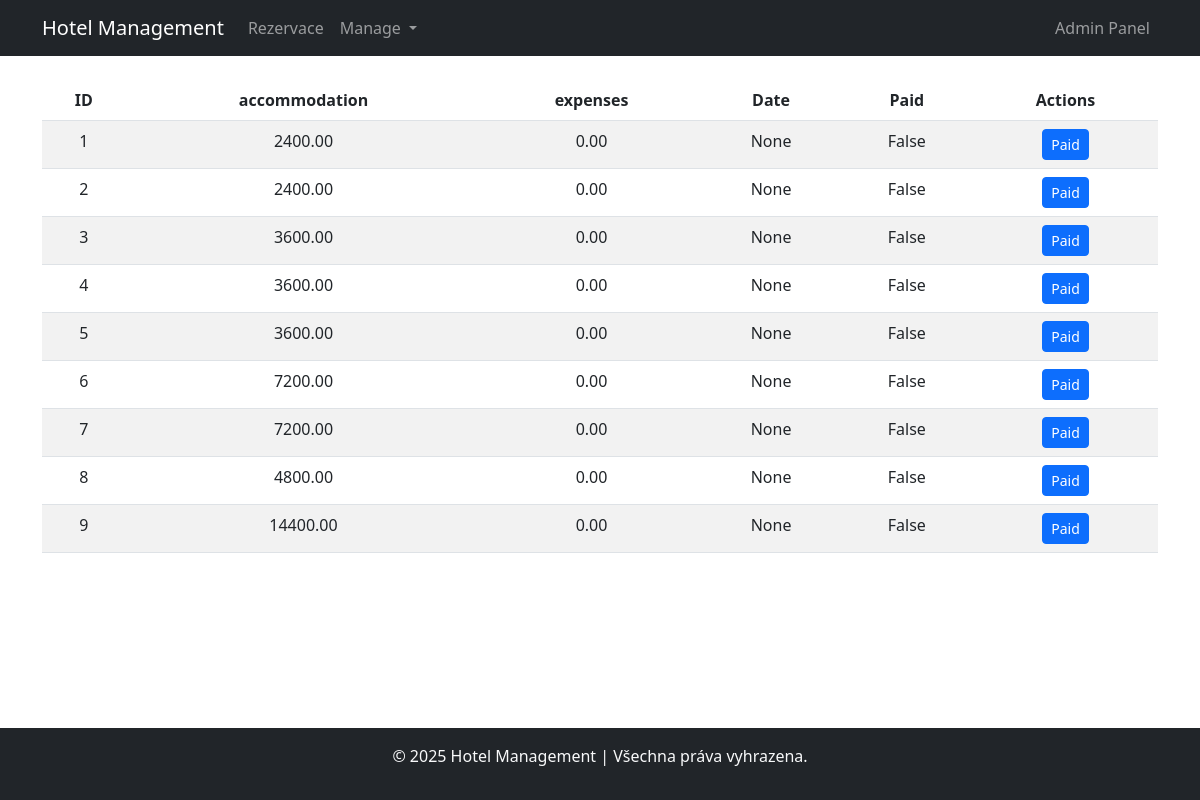
The app's page /payment_management/ with its own data.
### blog/models.py (models this page shows)
class Payment(models.Model):
    payment_id = models.AutoField(primary_key=True)
    total_accommodation = models.DecimalField(max_digits=10, decimal_places=2)
    total_expenses = models.DecimalField(max_digits=10, decimal_places=2)
    payment_date = models.DateField(null=True, blank=True)
    is_paid = models.BooleanField()

### blog/views.py (the view)
# urls.py: path('payment_management/', views.payment_management, name='payment_management'),
def payment_management(request):
    payment = Payment.objects.all()
    return render(request, 'management/payment/payment_management.html', {'payment': payment})

### blog/templates/management/payment/payment_management.html (shortened to what this page needs)
{% extends 'base.html' %}
{% block content %}
<table class="table table-striped">
    <thead>
        <tr class="text-center">
            <th scope="col">ID</th>
            <th scope="col">accommodation</th>
            <th scope="col">expenses</th>
            <th scope="col">Date</th>
            <th scope="col">Paid</th>
            <th scope="col">Actions</th>
        </tr>
    </thead>
    <tbody>
        {% for payment in payment %}
            <tr class="text-center">
                <td>{{ payment.payment_id }}</td>
                <td>{{ payment.total_accommodation }}</td>
                <td>{{ payment.total_expenses }}</td>
                <td>{{ payment.payment_date }}</td>
                <td>{{ payment.is_paid }}</td>
                <td>
                    <button class="btn btn-primary btn-sm" data-bs-toggle="modal" data-bs-target="#paymentModal" data-payment-id="{{ payment.payment_id }}">
                        Paid
                    </button>
                </td>
            </tr>
        {% endfor %}
    </tbody>
</table>
{% endblock %}

### blog/templates/base.html (style rules this page uses)
html, body { height: 100%; margin: 0; display: flex; flex-direction: column; }

### records on screen
Payment: payment_id "1", total_accommodation "2400.00", total_expenses "0.00", payment_date "None", is_paid "False"
Payment: payment_id "2", total_accommodation "2400.00", total_expenses "0.00", payment_date "None", is_paid "False"
Payment: payment_id "3", total_accommodation "3600.00", total_expenses "0.00", payment_date "None", is_paid "False"
Payment: payment_id "4", total_accommodation "3600.00", total_expenses "0.00", payment_date "None", is_paid "False"
Payment: payment_id "5", total_accommodation "3600.00", total_expenses "0.00", payment_date "None", is_paid "False"
Payment: payment_id "6", total_accommodation "7200.00", total_expenses "0.00", payment_date "None", is_paid "False"
Payment: payment_id "7", total_accommodation "7200.00", total_expenses "0.00", payment_date "None", is_paid "False"
Payment: payment_id "8", total_accommodation "4800.00", total_expenses "0.00", payment_date "None", is_paid "False"
Payment: payment_id "9", total_accommodation "14400.00", total_expenses "0.00", payment_date "None", is_paid "False"
